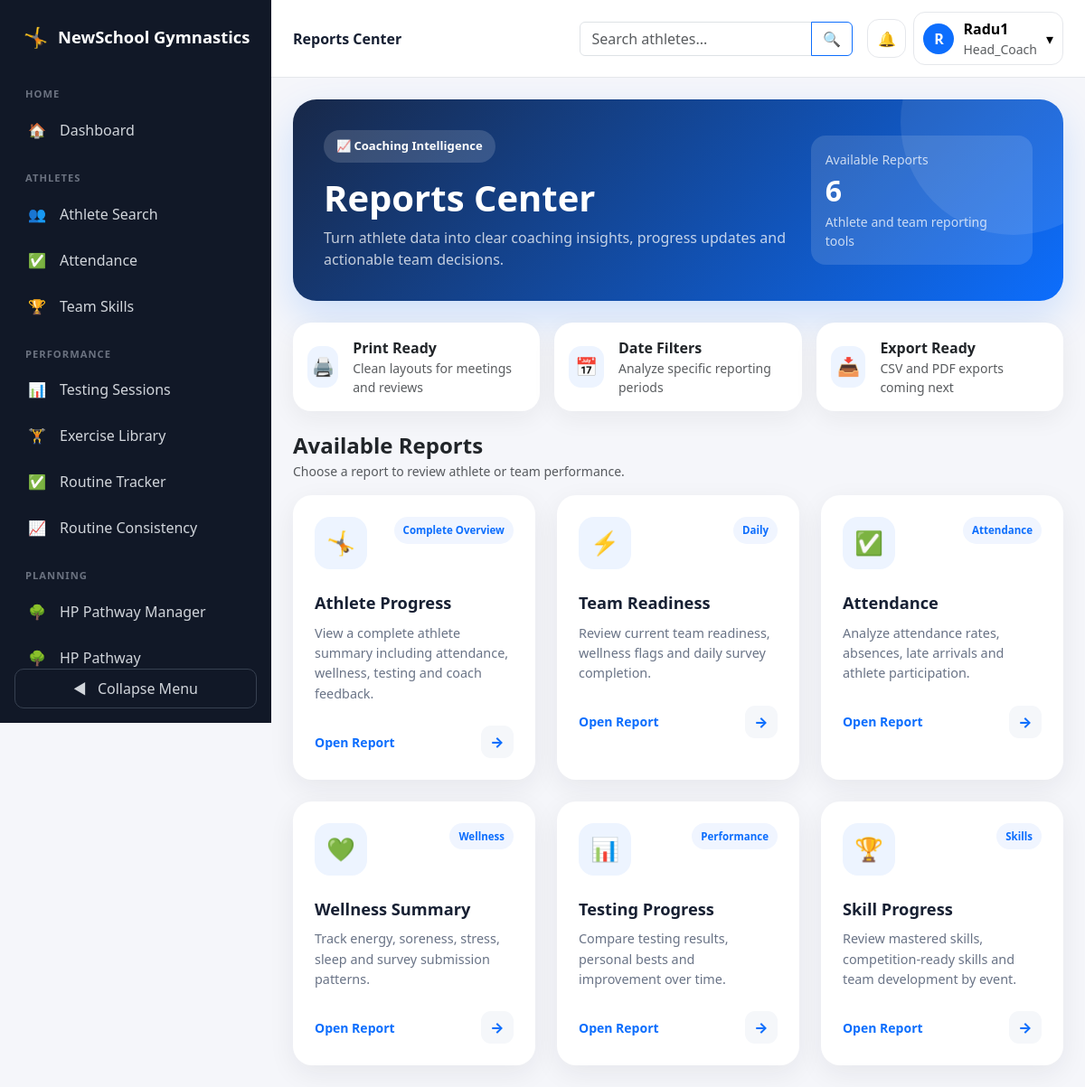
Page /reports/ (signed in) on the committed database.
### accounts/models.py (models this page shows, shortened)
class User(AbstractUser):
    ROLE_CHOICES = [
        ('admin', 'Platform Admin'),
        ('director', 'Gym Director'),
        ('head_coach', 'Head Coach'),
        ('coach', 'Coach'),
        ('athlete', 'Athlete'),
        ('parent', 'Parent'),
    ]
    role = models.CharField(
        max_length=20,
        choices=ROLE_CHOICES
    )

### reports/views.py (the view)
@login_required
def report_center(request):
    if not coach_report_access_required(request):
        return render_report_denied(request)
    report_cards = [
        {
            'title': 'Athlete Progress',
            'description': (
                'View a complete athlete summary including attendance, '
                'wellness, testing and coach feedback.'
            ),
            'icon': '🤸',
            'url_name': 'athlete_progress_report',
            'badge': 'Complete Overview',
        },
        {
            'title': 'Team Readiness',
            'description': (
                'Review current team readiness, wellness flags and '
                'daily survey completion.'
            ),
            'icon': '⚡',
            'url_name': 'team_readiness_report',
            'badge': 'Daily',
        },
        {
            'title': 'Attendance',
            'description': (
                'Analyze attendance rates, absences, late arrivals '
                'and athlete participation.'
            ),
            'icon': '✅',
            'url_name': 'attendance_report',
            'badge': 'Attendance',
        },
        {
            'title': 'Wellness Summary',
            'description': (
                'Track energy, soreness, stress, sleep and survey '
                'submission patterns.'
            ),
            'icon': '💚',
            'url_name': 'wellness_report',
            'badge': 'Wellness',
        },
        {
            'title': 'Testing Progress',
            'description': (
                'Compare testing results, personal bests and '
                'improvement over time.'
            ),
            'icon': '📊',
            'url_name': 'testing_report',
            'badge': 'Performance',
        },
        {
            'title': 'Skill Progress',
            'description': (
                'Review mastered skills, competition-ready skills '
                'and team development by event.'
            ),
            'icon': '🏆',
            'url_name': 'skill_report',
            'badge': 'Skills',
        },
    ]
    return render(
        request,
        'reports/report_center.html',
        {
            'report_cards': report_cards,
        }
    )

### reports/templates/reports/report_center.html (shortened to what this page needs)
{% extends "base.html" %}
{% block page_header %}Reports Center{% endblock %}
{% block content %}
<div class="reports-page">
    <div class="reports-hero mb-4">
        <div class="reports-hero-content">
            <div class="row align-items-center">
                <div class="col-lg-8">
                    <div class="reports-hero-label">
                        📈 Coaching Intelligence
                    </div>
                    <h1 class="fw-bold mb-2">
                        Reports Center
                    </h1>
                    <p class="mb-0 opacity-75">
                        Turn athlete data into clear coaching insights,
                        progress updates and actionable team decisions.
                    </p>
                </div>
                <div class="col-lg-4 mt-4 mt-lg-0">
                    <div
                        class="p-3 rounded-4"
                        style="background: rgba(255,255,255,0.13);"
                    >
                        <div class="small opacity-75">
                            Available Reports
                        </div>
                        <div class="fs-2 fw-bold">
                            {{ report_cards|length }}
                        </div>
                        <div class="small opacity-75">
                            Athlete and team reporting tools
                        </div>
                    </div>
                </div>
            </div>
        </div>
    </div>
    <div class="row g-3 mb-4">
        <div class="col-12 col-md-4">
            <div class="card reports-summary-card h-100">
                <div class="card-body d-flex align-items-center gap-3">
                    <div class="summary-icon">
                        🖨️
                    </div>
                    <div>
                        <div class="fw-bold">
                            Print Ready
                        </div>
                        <div class="small text-muted">
                            Clean layouts for meetings and reviews
                        </div>
                    </div>
                </div>
            </div>
        </div>
        <div class="col-12 col-md-4">
            <div class="card reports-summary-card h-100">
                <div class="card-body d-flex align-items-center gap-3">
                    <div class="summary-icon">
                        📅
                    </div>
                    <div>
                        <div class="fw-bold">
                            Date Filters
                        </div>
                        <div class="small text-muted">
                            Analyze specific reporting periods
                        </div>
                    </div>
                </div>
            </div>
        </div>
        <div class="col-12 col-md-4">
            <div class="card reports-summary-card h-100">
                <div class="card-body d-flex align-items-center gap-3">
                    <div class="summary-icon">
                        📥
                    </div>
                    <div>
                        <div class="fw-bold">
                            Export Ready
                        </div>
                        <div class="small text-muted">
                            CSV and PDF exports coming next
                        </div>
                    </div>
                </div>
            </div>
        </div>
    </div>
    <div class="d-flex justify-content-between align-items-center mb-3">
        <div>
            <h4 class="fw-bold mb-1">
                Available Reports
            </h4>
            <div class="text-muted small">
                Choose a report to review athlete or team performance.
            </div>
        </div>
    </div>
    <div class="row g-4">
        {% for report in report_cards %}
            <div class="col-12 col-md-6 col-xl-4">
                <a
                    href="{% url report.url_name %}"
                    class="report-card-link"
                >
                    <div class="card report-card">
                        <div class="report-card-body">
                            <div class="d-flex justify-content-between align-items-start gap-3 mb-4">
                                <div class="report-icon">
                                    {{ report.icon }}
                                </div>
                                <span class="report-badge">
                                    {{ report.badge }}
                                </span>
                            </div>
                            <div class="report-title mb-2">
                                {{ report.title }}
                            </div>
                            <div class="report-description mb-4">
                                {{ report.description }}
                            </div>
                            <div class="d-flex justify-content-between align-items-center">
                                <span class="text-primary fw-semibold small">
                                    Open Report
                                </span>
                                <span class="report-arrow">
                                    →
                                </span>
                            </div>
                        </div>
                    </div>
                </a>
            </div>
        {% endfor %}
    </div>
</div>
{% endblock %}

### templates/base.html (shortened to what this page needs)
<!DOCTYPE html>
<html lang="en">
<head>
    <link
        href="https://cdn.jsdelivr.net/npm/bootstrap@5.3.3/dist/css/bootstrap.min.css"
        rel="stylesheet"
    >
</head>
<body>
<div class="d-flex app-shell">
    {% if user.is_authenticated %}
        <nav class="sidebar" id="sidebar">
            <div class="sidebar-brand">
                <span class="sidebar-brand-icon">🤸</span>
                <span class="brand-text">NewSchool Gymnastics</span>
            </div>
            <div class="sidebar-navigation">
                {% if user.role == 'director' %}
                    <div class="sidebar-section">Gym Management</div>
                    <a href="{% url 'director_dashboard' %}" class="sidebar-link">
                        <span class="sidebar-icon">🏢</span>
                        <span class="sidebar-label">Director Dashboard</span>
                    </a>
                    <a href="{% url 'people_management' %}" class="sidebar-link">
                        <span class="sidebar-icon">👥</span>
                        <span class="sidebar-label">Manage People</span>
                    </a>
                    <a href="{% url 'director_event_list' %}" class="sidebar-link">
                        <span class="sidebar-icon">📅</span>
                        <span class="sidebar-label">Gym Events</span>
                    </a>
                    <a href="{% url 'create_training_group' %}" class="sidebar-link">
                        <span class="sidebar-icon">🤸</span>
                        <span class="sidebar-label">Create Training Group</span>
                    </a>
                {% elif user.role == 'coach' or user.role == 'head_coach' %}
                    <div class="sidebar-section">Home</div>
                    <a href="{% url 'coach_dashboard' %}" class="sidebar-link">
                        <span class="sidebar-icon">🏠</span>
                        <span class="sidebar-label">Dashboard</span>
                    </a>
                    <div class="sidebar-section">Athletes</div>
                    <a href="{% url 'athlete_search' %}" class="sidebar-link">
                        <span class="sidebar-icon">👥</span>
                        <span class="sidebar-label">Athlete Search</span>
                    </a>
                    <a href="{% url 'take_attendance' %}" class="sidebar-link">
                        <span class="sidebar-icon">✅</span>
                        <span class="sidebar-label">Attendance</span>
                    </a>
                    <a href="{% url 'team_skills_dashboard' %}" class="sidebar-link">
                        <span class="sidebar-icon">🏆</span>
                        <span class="sidebar-label">Team Skills</span>
                    </a>
                    <div class="sidebar-section">Performance</div>
                    <a href="{% url 'testing_session_list' %}" class="sidebar-link">
                        <span class="sidebar-icon">📊</span>
                        <span class="sidebar-label">Testing Sessions</span>
                    </a>
                    <a href="{% url 'testing_exercise_list' %}" class="sidebar-link">
                        <span class="sidebar-icon">🏋️</span>
                        <span class="sidebar-label">Exercise Library</span>
                    </a>
                    <a href="{% url 'routine_tracker:daily_routine_tracker' %}" class="sidebar-link">
                        <span class="sidebar-icon">✅</span>
                        <span class="sidebar-label">Routine Tracker</span>
                    </a>
                    <a href="{% url 'routine_tracker:routine_consistency_summary' %}" class="sidebar-link">
                        <span class="sidebar-icon">📈</span>
                        <span class="sidebar-label">Routine Consistency</span>
                    </a>
                    <div class="sidebar-section">Planning</div>
                    {% if user.role == 'head_coach' %}
                        <a href="{% url 'pathway:pathway_manager' %}" class="sidebar-link">
                            <span class="sidebar-icon">🌳</span>
                            <span class="sidebar-label">HP Pathway Manager</span>
                        </a>
                    {% endif %}
                    <a href="{% url 'pathway:pathway_overview' %}" class="sidebar-link">
                        <span class="sidebar-icon">🌳</span>
                        <span class="sidebar-label">HP Pathway</span>
                    </a>
                {% endif %}
            </div>
            <button type="button" class="sidebar-toggle" id="sidebar-toggle">
                <span id="toggle-icon">◀</span>
                <span class="toggle-label ms-2">Collapse Menu</span>
            </button>
        </nav>
    {% endif %}
    <div class="main-area">
        <header class="topbar">
            <div class="d-flex justify-content-between align-items-center gap-3">
                <div class="d-flex align-items-center gap-3">
                    <div class="topbar-title">
                        {% block page_header %}Dashboard{% endblock %}
                    </div>
                </div>
                {% if user.is_authenticated %}
                    <div class="d-flex align-items-center gap-2 ms-auto">
                        {% if user.role == 'coach' or user.role == 'head_coach' %}
                            <form method="get" action="{% url 'athlete_search' %}" class="topbar-search me-2">
                                <div class="input-group">
                                    <input
                                        type="search"
                                        name="q"
                                        class="form-control"
                                        placeholder="Search athletes..."
                                    >
                                    <button class="btn btn-outline-primary" type="submit">🔍</button>
                                </div>
                            </form>
                        {% endif %}
                        <div class="dropdown">
                            <button
                                class="notification-button"
                                type="button"
                                data-bs-toggle="dropdown"
                                data-bs-auto-close="outside"
                            >
                                🔔
                            </button>
                        </div>
                        <div class="dropdown">
                            <button
                                class="user-menu-button"
                                type="button"
                                data-bs-toggle="dropdown"
                            >
                                <span class="user-avatar">
                                    {% if user.first_name %}{{ user.first_name|first }}{% else %}{{ user.username|first }}{% endif %}
                                </span>
                                <span class="user-menu-details text-start">
                                    <span class="d-block fw-semibold">
                                        {{ user.get_full_name|default:user.username }}
                                    </span>
                                    <span class="d-block small text-muted">{{ user.role|title }}</span>
                                </span>
                                <span>▾</span>
                            </button>
                        </div>
                    </div>
                {% endif %}
            </div>
        </header>
        <main class="main-content">
            {% block content %}{% endblock %}
        </main>
    </div>
</div>
</body>
</html>

### rows in the picture
User: username|first "R", get_full_name "Radu1", role "Head_Coach"

### other values in the picture
{{ report_cards|length }} "6"
{{ report.icon }} "🤸" "⚡" "✅" "💚" "📊" "🏆"
{{ report.badge }} "Complete Overview" "Daily" "Attendance" "Wellness" "Performance" "Skills"
{{ report.title }} "Athlete Progress" "Team Readiness" "Attendance" "Wellness Summary" "Testing Progress" "Skill Progress"
{{ report.description }} "View a complete athlete summary including attendance, wellness, testing and coach feedback." "Review current team readiness, wellness flags and daily survey completion." "Analyze attendance rates, absences, late arrivals and athlete participation." "Track energy, soreness, stress, sleep and survey submission patterns." "Compare testing results, personal bests and improvement over time." "Review mastered skills, competition-ready skills and team development by event."
